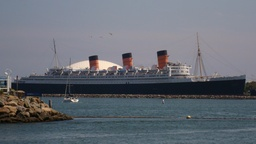
#> input picture python/boat.jpg, 256 x 144 px, shrunk from 1920 x 1080 before the run
$ python edgeFinder.py
#> lines starting #> are read from the running program, lines starting #| are printed output that depends on the picture
from PIL import Image
from tqdm import tqdm

IMAGE = Image.open("./boat.jpg")
#> IMAGE is the input picture: PIL image 256x144 RGB; mean R, G, B 102.2, 107.2, 115.8

# labImg = Image.fromarray(numpy.asarray(IMAGE), mode="LAB")
edgeImage = Image.new('RGB', (IMAGE.width, IMAGE.height))
#> edgeImage: PIL image 256x144 RGB; every value is 0
edgePx = edgeImage.load()

for row in tqdm(range(IMAGE.size[0])):
    for col in range(IMAGE.size[1]):
        pixelN = (0, 0, 0)
        pixelNE = (0, 0, 0)
        pixelE = (0, 0, 0)
        pixelSE = (0, 0, 0)
        pixelS = (0, 0, 0)
        pixelSW = (0, 0, 0)
        pixelW = (0, 0, 0)
        pixelNW = (0, 0, 0)

        if row == 0 and col == 0:
            # top left corner
            pixelS = IMAGE.getpixel((row, col + 1))
            pixelSE = IMAGE.getpixel((row + 1, col + 1))
            pixelE = IMAGE.getpixel((row + 1, col))
        elif row == (IMAGE.size[0] - 1) and col == 0:
            # top right corner
            pixelW = IMAGE.getpixel((row - 1, col))
            pixelSW = IMAGE.getpixel((row - 1, col + 1))
            pixelS = IMAGE.getpixel((row, col + 1))
        elif col == (IMAGE.size[1] - 1) and row == (IMAGE.size[0] - 1):
            # bottom right corner
            pixelW = IMAGE.getpixel((row - 1, col))
            pixelNW = IMAGE.getpixel((row - 1, col - 1))
            pixelN = IMAGE.getpixel((row, col - 1))
        elif col == (IMAGE.size[1] - 1) and row == 0:
            # bottom left corner
            pixelN = IMAGE.getpixel((row, col - 1))
            pixelNE = IMAGE.getpixel((row + 1, col - 1))
            pixelE = IMAGE.getpixel((row + 1, col))
        elif col == 0:
            # first row
            pixelW = IMAGE.getpixel((row - 1, col))
            pixelSW = IMAGE.getpixel((row - 1, col + 1))
            pixelS = IMAGE.getpixel((row, col + 1))
            pixelSE = IMAGE.getpixel((row + 1, col + 1))
            pixelE = IMAGE.getpixel((row + 1, col))
        elif row == 0:
            # first col
            pixelS = IMAGE.getpixel((row, col + 1))
            pixelSE = IMAGE.getpixel((row + 1, col + 1))
            pixelE = IMAGE.getpixel((row + 1, col))
            pixelNE = IMAGE.getpixel((row + 1, col - 1))
            pixelN = IMAGE.getpixel((row, col - 1))
        elif col == (IMAGE.size[1] - 1):
            # last row
            pixelW = IMAGE.getpixel((row - 1, col))
            pixelNW = IMAGE.getpixel((row - 1, col - 1))
            pixelN = IMAGE.getpixel((row, col- 1))
            pixelNE = IMAGE.getpixel((row + 1, col - 1))
            pixelE = IMAGE.getpixel((row + 1, col))
        elif row == (IMAGE.size[0] - 1):
            # last column
            pixelW = IMAGE.getpixel((row - 1, col))
            pixelSW = IMAGE.getpixel((row - 1, col + 1))
            pixelS = IMAGE.getpixel((row, col + 1))
            pixelN = IMAGE.getpixel((row, col - 1))
            pixelNW = IMAGE.getpixel((row - 1, col - 1))
        else:
            pixelW = IMAGE.getpixel((row - 1, col))
            pixelSW = IMAGE.getpixel((row - 1, col + 1))
            pixelS = IMAGE.getpixel((row, col + 1))
            pixelSE = IMAGE.getpixel((row + 1, col + 1))
            pixelE = IMAGE.getpixel((row + 1, col))
            pixelNE = IMAGE.getpixel((row + 1, col - 1))
            pixelN = IMAGE.getpixel((row, col - 1))
            pixelNW = IMAGE.getpixel((row - 1, col - 1))
            pixelSE = IMAGE.getpixel((row + 1, col + 1))

        redNeighbor = ((pixelN[0] + pixelNE[0] + pixelE[0] + pixelSE[0] + pixelS[0] + pixelSW[0] + pixelW[0] + pixelNW[0])/8)
        greenNeighbor = ((pixelN[1] + pixelNE[1] + pixelE[1] + pixelSE[1] + pixelS[1] + pixelSW[1] + pixelW[1] + pixelNW[1])/8)
        blueNeighbor = ((pixelN[2] + pixelNE[2] + pixelE[2] + pixelSE[2] + pixelS[2] + pixelSW[2] + pixelW[2] + pixelNW[2])/8)

        pixel = IMAGE.getpixel((row, col))
        distance = abs(pixel[0] - redNeighbor) + abs(pixel[1] - greenNeighbor) + abs(pixel[2] - blueNeighbor)

        # distance = math.sqrt(abs(pixel[0] - redNeighbor)**2 + abs(pixel[1] - greenNeighbor)**2 + abs(pixel[2] - blueNeighbor)**2)

        if distance > 30:
            edgePx[row, col] = (0, 0, 0)
        else:
            edgePx[row, col] = (255, 255, 255)

edgeImage.show()
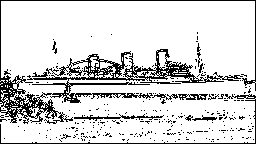
#> shown: PIL image 256x144 RGB; 84.6% white; black in thin lines or dots

$ run again, with python/lake.jpg copied over python/boat.jpg
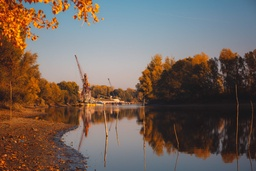
#> input picture python/lake.jpg, 256 x 171 px, shrunk from 5727 x 3818 before the run
#> IMAGE is the input picture: PIL image 256x171 RGB; mean R, G, B 113.6, 99.1, 91
#> edgeImage: PIL image 256x171 RGB; every value is 0
#> `edgeImage.show()`:
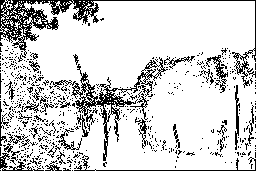
#> shown: PIL image 256x171 RGB; 82.2% white; black in thin lines or dots
